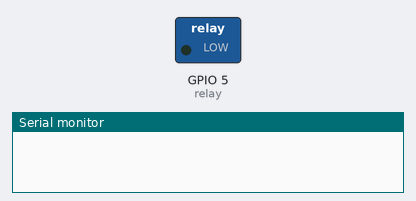
Bench run of a sketch on a simulated ESP8266 (NodeMCU). On the bench: switched loads named in the sketch (green lamp = pin HIGH), the last lines printed to the serial monitor. WiFi joins after 1.5 s; servers stay silent unless stated.

Above: at 0.6 s.
At 2.1 s:
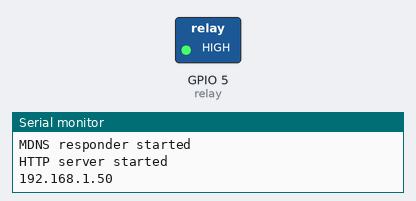
Timing chart, 0 to 3.6 s (numbered marks = the images above):
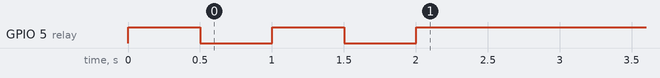

The sketch:

Relay_Control.ino
```cpp
#include <ESP8266WiFi.h>
#include <WiFiClient.h>
#include <ESP8266WebServer.h>
#include <ESP8266mDNS.h>

#ifndef STASSID
#define STASSID "SSID"
#define STAPSK "PASSWORD"
#endif

const char *ssid = STASSID;
const char *password = STAPSK;
int relay = 5;
int relayState = HIGH;
ESP8266WebServer server(80);

void setup(void) {
    Serial.begin(115200);
    WiFi.mode(WIFI_STA);
    WiFi.begin(ssid, password);
    Serial.println("");
    pinMode(relay, OUTPUT);

    while (WiFi.status() != WL_CONNECTED) {
        digitalWrite(relay, HIGH);
        delay(500);
        digitalWrite(relay, LOW);
        delay(500);
    }

    if (MDNS.begin("esp8266")) { Serial.println("MDNS responder started"); }
    digitalWrite(relay, relayState);

    server.on("/state", HTTP_GET, SETSTATE);
    server.on("/toggle", HTTP_GET, TOGGLE);
    server.on("/", HTTP_GET, GETSTATE);
    server.begin();
    Serial.println("HTTP server started ");
    Serial.println(WiFi.localIP());
}

void SETSTATE(){
    String stateParam = server.arg("state");
    relayState = stateParam == "true" ? LOW : HIGH;
    digitalWrite(relay, relayState);
    String stateString = relayState == LOW ? "{\"state\":\"ON\"}" : "{\"state\":\"OFF\"}";
    server.send(200, "application/json", stateString);
}

void GETSTATE(){
    String stateString = relayState == LOW ? "{\"state\":\"ON\"}" : "{\"state\":\"OFF\"}";
    server.send(200, "application/json", stateString);
}

void TOGGLE(){
    relayState = !relayState;
    String stateString = relayState == LOW ? "{\"state\":\"ON\"}" : "{\"state\":\"OFF\"}";
    digitalWrite(relay, relayState);
    server.send(200, "application/json", stateString);
}
void loop() {
    server.handleClient();
}
```
